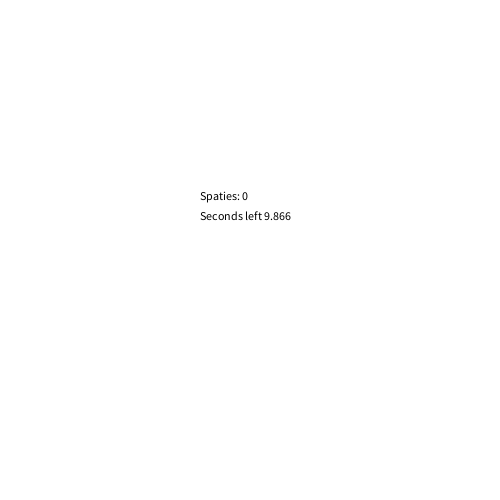
Frame 1 (no input)
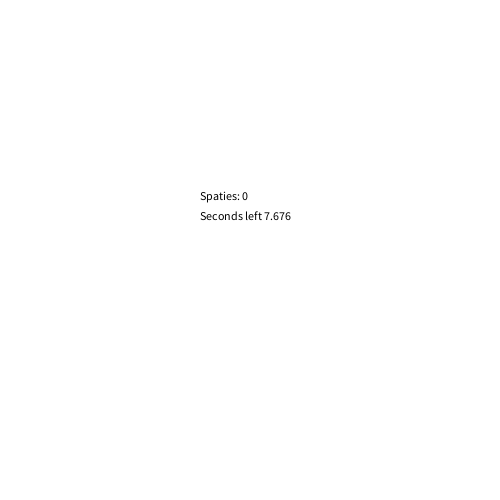
Frame 60 (the mouse pressed at the canvas centre just before this capture)
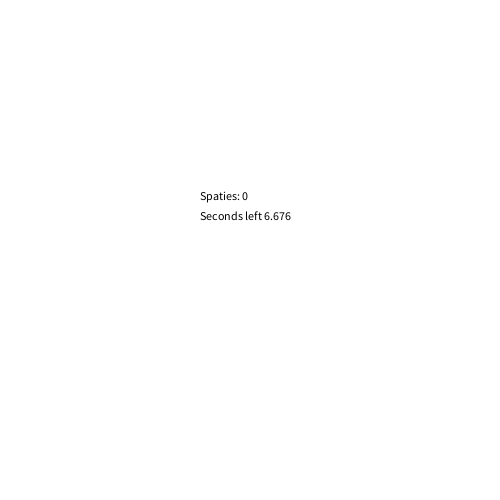
Frame 120 (the mouse held since frame 60 and released just before this capture)

The Processing sketch that drew these frames (run headless with seeded random() and noise(); from frame 60 on, the mouse is pressed at the canvas centre):

// Processing sketch: H12Opd2
// ── H12Opd2.pde
int seconden;
int leftAmount;
int millisLeft;
int aantalSpaties = 0;
boolean racing = true;

void setup(){
  size(500,500);
}

void draw(){
  background(255,255,255);
  
  seconden = millis()/1000; 
  leftAmount = 9 - seconden;
  millisLeft = 1000 - (millis()%1000);
  
  if(!racing){
   leftAmount = 0;
   millisLeft = 0;
  }
  
  if(seconden >= 10){
    racing = false;  
 }
 
 fill(0,0,0);
 text("Spaties: " + aantalSpaties , 200,200);
 text("Seconds left " + leftAmount + "." + nf(millisLeft, 3), 200,220);
}

void keyReleased(){
  if(keyCode == 32 && racing){
    aantalSpaties++;
  }
}
